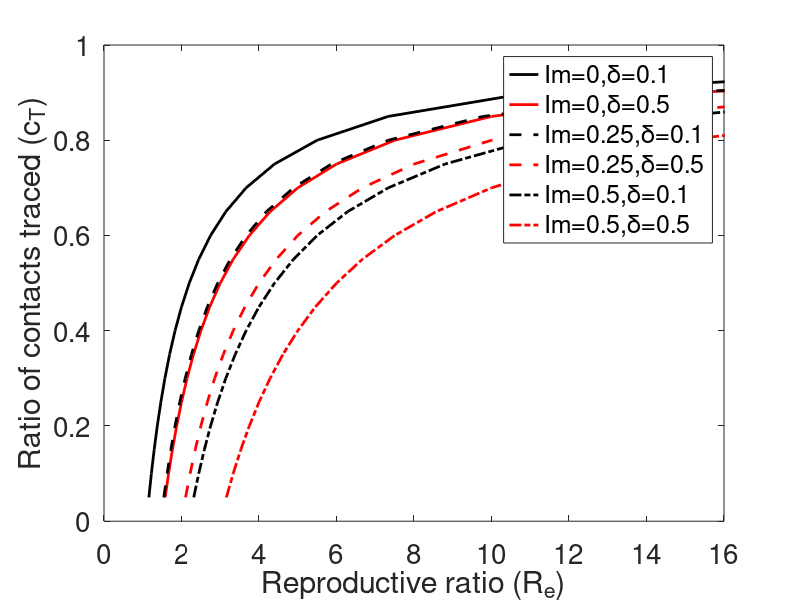

Reproduce this figure in MATLAB.
% This script contains the code for generating the plot threshold 
clear;
% COVID-19 DATA
% Time unit = 1day

beta = 0.52;
gamma = 1/10;       % 1/gamma = days of recovery
tau_Q = 1/14;       % 1/tau_Q = days of quarantine
TPR = 0.69;          % true positive ratio for Bluetooth
FPR = 0.45;          % False positive ratio for Bluetooth
k = 8;
R_0 = 3;        % Reproductive ratio
b = R_0*gamma/k;  % We obtain b from the reproductive ratio (see eq. in book R0 = k*b/gamma;)

delta1 = 0.05;      % rate of detecting and isolating infected individuals
tau_T = 1/1;      % 1/tau_T = Trace time (days)

figure;



FN=0.5;


N = 1e6;
S = N;
V = 0;
v = 0.8;

S_N = 1;
cT = 0.05:0.05:1;
SRN = (1-cT)*S_N;
delta = 0.01;
Re1 = (delta+gamma)./(gamma.*SRN);

S_N = 1;
cT = 0.05:0.05:1;
SRN = (1-cT)*S_N;
delta = 0.05;
Re2 = (delta+gamma)./(gamma.*SRN);

S_N = 0.75;
cT = 0.05:0.05:1;
SRN = (1-cT)*S_N;
delta = 0.01;
Re3 = (delta+gamma)./(gamma.*SRN);

S_N = 0.75;
cT = 0.05:0.05:1;
SRN = (1-cT)*S_N;
delta = 0.05;
Re4 = (delta+gamma)./(gamma.*SRN);

S_N = 0.5;
cT = 0.05:0.05:1;
SRN = (1-cT)*S_N;
delta = 0.01;
Re5 = (delta+gamma)./(gamma.*SRN);

S_N = 0.5;
cT = 0.05:0.05:1;
SRN = (1-cT)*S_N;
delta = 0.05;
Re6 = (delta+gamma)./(gamma.*SRN);


plot(Re1, cT, 'k','LineWidth',2);
hold on;
plot(Re2, cT, 'r','LineWidth',2);
hold on;
plot(Re3, cT, 'k--','LineWidth',2);
hold on;
plot(Re4, cT, 'r--','LineWidth',2);
hold on;
plot(Re5, cT, 'k-.','LineWidth',2);
hold on;
plot(Re6, cT, 'r-.','LineWidth',2);
hold on;
% plot(U*100,RC4*100,'r:s','LineWidth',2);
% hold on;
% plot(U*100,RC5*100,'b-^','LineWidth',2);
% hold on;
% plot(U*100,RC6*100,'r:v','LineWidth',2);

% text(0.09,0.25,'S/N=1','FontSize',16)
% text(0.063,0.2,'S/N=0.8','FontSize',16)
% text(0.038,0.15,'S/N=0.6','FontSize',16)
% text(0.01,0.1,'S/N=0.4','FontSize',16)


ylabel('Ratio of contacts traced (c_T)');
xlabel('Reproductive ratio (R_e)'); 
set(gca,'FontSize',20);
legend('Im=0,\delta=0.1', 'Im=0,\delta=0.5', 'Im=0.25,\delta=0.1','Im=0.25,\delta=0.5', 'Im=0.5,\delta=0.1','Im=0.5,\delta=0.5');

xlim([0 16]);
xticks([0:2:16]);
ylim([0 1]);
